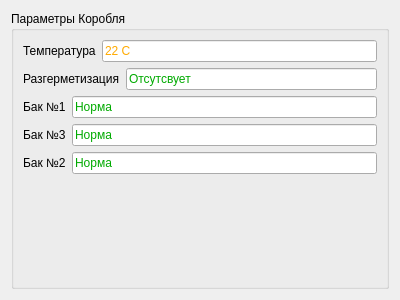
<?xml version="1.0" encoding="UTF-8"?>
<ui version="4.0">
 <class>Form</class>
 <widget class="QWidget" name="Form">
  <property name="geometry">
   <rect>
    <x>0</x>
    <y>0</y>
    <width>400</width>
    <height>300</height>
   </rect>
  </property>
  <property name="windowTitle">
   <string>Form</string>
  </property>
  <layout class="QVBoxLayout" name="verticalLayout_2">
   <item>
    <widget class="QGroupBox" name="groupBox">
     <property name="title">
      <string>Параметры Коробля</string>
     </property>
     <layout class="QVBoxLayout" name="verticalLayout">
      <item>
       <layout class="QHBoxLayout" name="horizontalLayout">
        <item>
         <widget class="QLabel" name="labelTemp">
          <property name="text">
           <string>Температура</string>
          </property>
         </widget>
        </item>
        <item>
         <widget class="QLineEdit" name="lineEditTemp">
          <property name="styleSheet">
           <string notr="true">color: rgb(255, 170, 0);</string>
          </property>
          <property name="text">
           <string>22 C</string>
          </property>
          <property name="readOnly">
           <bool>true</bool>
          </property>
         </widget>
        </item>
       </layout>
      </item>
      <item>
       <layout class="QHBoxLayout" name="horizontalLayout_2">
        <item>
         <widget class="QLabel" name="labelGerm">
          <property name="text">
           <string>Разгерметизация</string>
          </property>
         </widget>
        </item>
        <item>
         <widget class="QLineEdit" name="lineEditGerm">
          <property name="styleSheet">
           <string notr="true">color: rgb(0, 170, 0);</string>
          </property>
          <property name="text">
           <string>Отсутсвует</string>
          </property>
          <property name="readOnly">
           <bool>true</bool>
          </property>
         </widget>
        </item>
       </layout>
      </item>
      <item>
       <layout class="QHBoxLayout" name="horizontalLayout_4">
        <item>
         <widget class="QLabel" name="labelTank1">
          <property name="text">
           <string>Бак №1</string>
          </property>
         </widget>
        </item>
        <item>
         <widget class="QLineEdit" name="lineEditTank1">
          <property name="styleSheet">
           <string notr="true">color: rgb(0, 170, 0);labelTank1</string>
          </property>
          <property name="text">
           <string>Норма</string>
          </property>
          <property name="readOnly">
           <bool>true</bool>
          </property>
         </widget>
        </item>
       </layout>
      </item>
      <item>
       <layout class="QHBoxLayout" name="horizontalLayout_6">
        <item>
         <widget class="QLabel" name="labelTank3">
          <property name="text">
           <string>Бак №3</string>
          </property>
         </widget>
        </item>
        <item>
         <widget class="QLineEdit" name="lineEditTank3">
          <property name="styleSheet">
           <string notr="true">color: rgb(0, 170, 0);labelTank1</string>
          </property>
          <property name="text">
           <string>Норма</string>
          </property>
          <property name="readOnly">
           <bool>true</bool>
          </property>
         </widget>
        </item>
       </layout>
      </item>
      <item>
       <layout class="QHBoxLayout" name="horizontalLayout_7">
        <item>
         <widget class="QLabel" name="labelTank2">
          <property name="text">
           <string>Бак №2</string>
          </property>
         </widget>
        </item>
        <item>
         <widget class="QLineEdit" name="lineEditTank2">
          <property name="styleSheet">
           <string notr="true">color: rgb(0, 170, 0);labelTank1</string>
          </property>
          <property name="text">
           <string>Норма</string>
          </property>
          <property name="readOnly">
           <bool>true</bool>
          </property>
         </widget>
        </item>
       </layout>
      </item>
      <item>
       <spacer name="verticalSpacer">
        <property name="orientation">
         <enum>Qt::Orientation::Vertical</enum>
        </property>
        <property name="sizeHint" stdset="0">
         <size>
          <width>20</width>
          <height>40</height>
         </size>
        </property>
       </spacer>
      </item>
     </layout>
    </widget>
   </item>
  </layout>
 </widget>
 <resources/>
 <connections/>
</ui>
